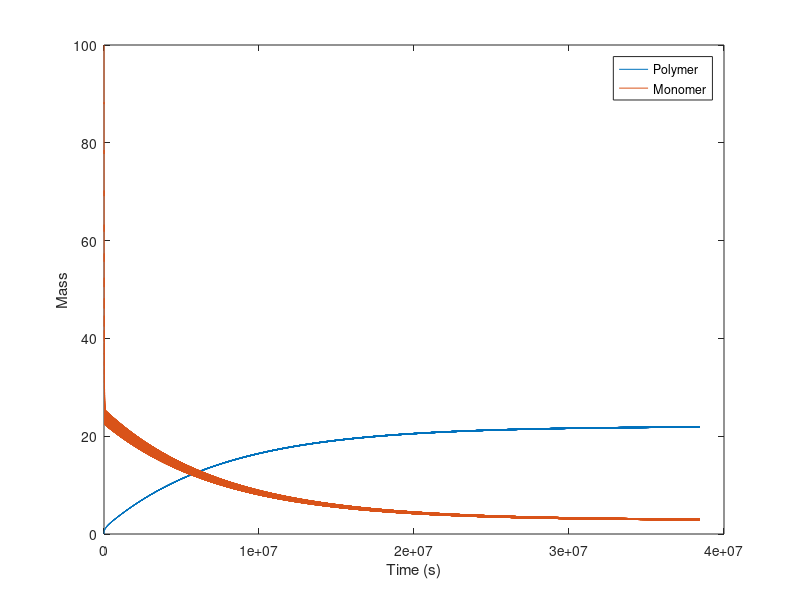
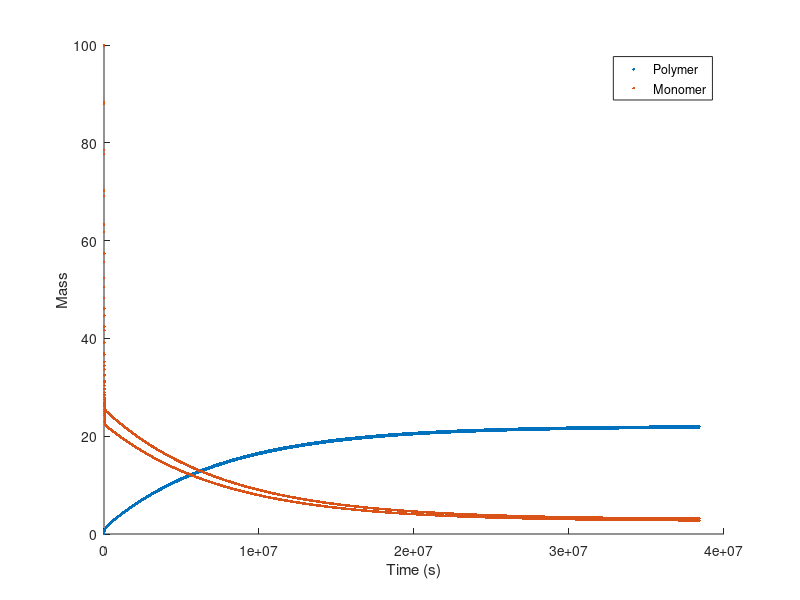

MATLAB code to generate these figures, in order:
%%%%%%%% Initial Quantites %%%%%%
monomer_to_polymer_rate = 0.001;            % percent monomer to polymer conversion per cycle  - DeGuzman et al. 
initial_monomer_mass = 100;                 % initial monomer mass in grams
initial_polymer_mass = 0;                   % initial polymer mass in grams
initial_degraded_monomer = 0;               % initial monomer degraded by depurination
initial_degraded_polymer = 0;
wet_cycle_time = 120;                       % wet cycle time between 1 and 2 minutes  - DaSilva et al. 
dry_cycle_time = 1800;                      % Dry cycle time 30 min.  Thus dry = 30 x 60 = 1800 sec.  - DaSilva et al. 
hydrolysis_rate = 0.000001 ;                % Hydrolysis rate: 1.0 x 10^-6 S^-1   - Ross et al. 
hydrolysis_factor = wet_cycle_time * hydrolysis_rate;
monomer_depurination_rate = 0.12;           % rate of monomer depurination    - From Ryan
monomer_repurination_rate = 0.04;                   % rate of degraded monomer repurination    - From Ryan
polymer_depurination_rate = 0.012;
polymer_repurination_rate = 0.004;
n = 40000;                                  % cycle count  

 

% Wet cycle matrix :  |1    D_p      0    0| 
%                     |0  1-H-D_p    0    0|
%                     |0     H     1-D_m  0|
%                     |0     0      D_m   1|
%
wet_cycle_matrix = [1, polymer_depurination_rate, 0, 0;
                    0, 1-hydrolysis_factor-polymer_depurination_rate, 0, 0; 
                    0, hydrolysis_factor, 1-monomer_depurination_rate, 0;
                    0, 0, monomer_depurination_rate, 1];              
     
                   
% dry cycle matrix:  |1-R_p  0   0     0  |
%                    | R_p   1   M     0  |
%                    |0      0  1-M   R_m |
%                    |0      0   0   1-R_m|
%
dry_cycle_matrix = [1-polymer_repurination_rate, 0, 0, 0;
                    polymer_repurination_rate, 1, monomer_to_polymer_rate, 0; 
                    0, 0, 1-monomer_to_polymer_rate, monomer_repurination_rate;
                    0, 0, 0, 1-monomer_repurination_rate];               
                
                
% reaction vector:   | dp |
%                    |  p |
%                    |  m |
%                    | dm |
%
reaction_vector = [initial_degraded_polymer;
                   initial_polymer_mass; 
                   initial_monomer_mass;
                   initial_degraded_monomer];                 

                
% Needed quantitiy lists
polymers = zeros(1,n);                % list of polymer quantities 
polymers(1) = initial_polymer_mass;
monomers = zeros(1,n);                % list of monomer quantities
monomers(1) = initial_monomer_mass; 
count = zeros(1,n);                   % x-axis of graph
count(1) = wet_cycle_time;

% Cycle Times:  wet = 1.5 minutes, dry = 30 minutes   -DaSilva et al. 

% Reaction Cycle
for i = 1:n
    if mod(i,2) ~= 0
        % dry cycle opperations:
        count(i+1) = count(i) + dry_cycle_time;
        reaction_vector = dry_cycle_matrix*reaction_vector; 
    else                
        % wet cycle opperations: 
        count(i+1) = count(i) + wet_cycle_time;
        reaction_vector = wet_cycle_matrix*reaction_vector;
    end
    
    % add new values to quantity lists
    polymers(i+1) = reaction_vector(2);
    monomers(i+1) = reaction_vector(3);
   
end


%%%%% Print list quantities %%%%%%
% disp(size(polymers));
% disp(size(monomers));
% disp(size(count)); 

%%%%%% Build Figure (Continues) %%%%%%%
% plot monomer and polymer quantities (overlayed)
figure, plot(count(:), polymers(:));
hold on;
plot(count(:), monomers(:));

xlabel('Time (s)');
ylabel('Mass');
legend('Polymer ', ...
    'Monomer');

%%%%%% Build Figure (Discrete) %%%%%%%
% discrete plot of monomer and polymer quantities  
figure, scatter(count(:), polymers(:), '.');
hold on; 
scatter(count(:), monomers(:), '.'); 


xlabel('Time (s)');
ylabel('Mass');
legend('Polymer ', ...
    'Monomer');